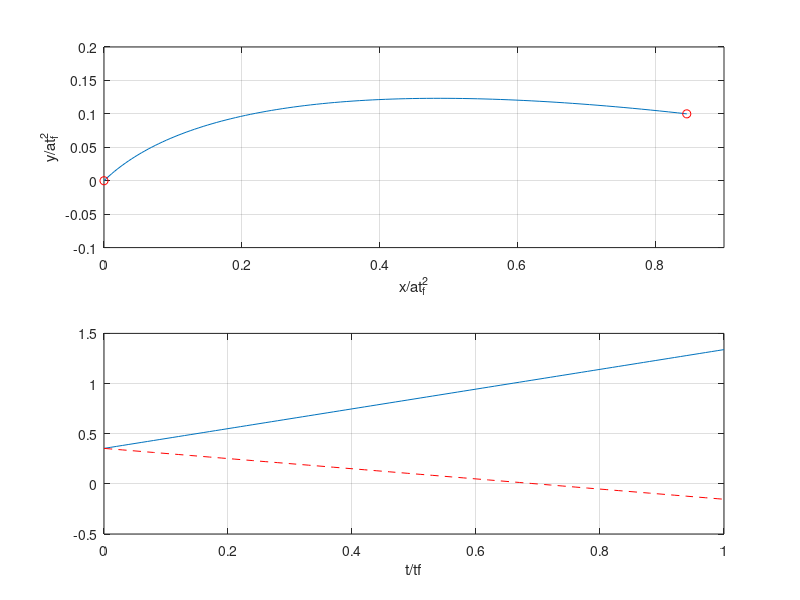

Reproduce this figure in MATLAB. (Note: this script raises an error after producing the figure.)
% Script p3_3_08.m; max range to yf=0 with gravity & spec. u0,v0,
% tf,yf; (u,v) in a*tf, (x,y) in a*tf^2, t in tf;      4/97, 3/26/02
%
u0=.5/sqrt(2); v0=u0; c=pi/180; yf=.1; g=1/3; th=asin(g+2*(yf-v0));
c=cos(th); xf=u0+c/2; si=sin(th); t=[0:.01:1]; un=ones(1,101);
x=u0*t+t.^2*c/2; y=v0*t+t.^2*(si-g)/2; u=u0*un+t*c; 
v=v0*un+t*(si-g);
%
figure(1); clf; subplot(211), plot(x,y,x(101),y(101),'ro',0,0,'ro');
grid; axis([0 .9 -.1 .2]); xlabel('x/at_f^2'); ylabel('y/at_f^2')
subplot(212), plot(t,u,t,v,'r--'); grid; xlabel('t/tf')
legend('u/at_f','v/at_f',2)
